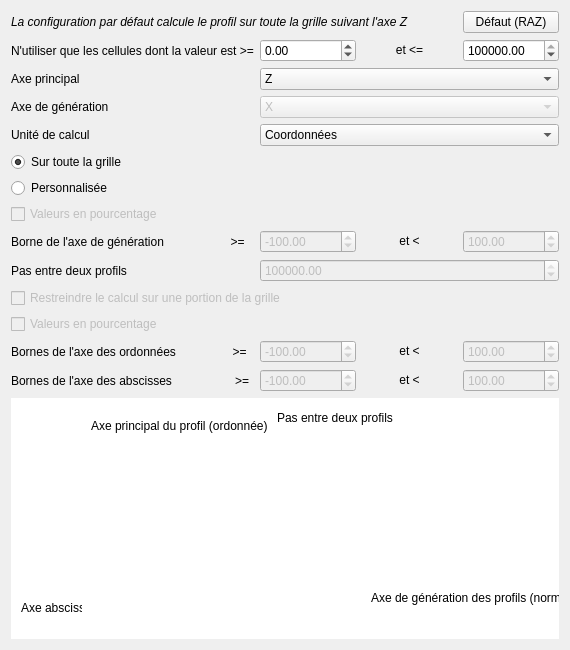
<?xml version="1.0" encoding="UTF-8"?>
<ui version="4.0">
 <class>ComputeProfilesConfiguration</class>
 <widget class="QWidget" name="ComputeProfilesConfiguration">
  <property name="geometry">
   <rect>
    <x>0</x>
    <y>0</y>
    <width>570</width>
    <height>650</height>
   </rect>
  </property>
  <property name="minimumSize">
   <size>
    <width>570</width>
    <height>650</height>
   </size>
  </property>
  <property name="maximumSize">
   <size>
    <width>570</width>
    <height>650</height>
   </size>
  </property>
  <property name="windowTitle">
   <string>Configuration de la génération de profils</string>
  </property>
  <layout class="QVBoxLayout" name="verticalLayout">
   <item>
    <layout class="QGridLayout" name="gridLayout" rowstretch="0,0,0,0,0,0,0,0,0,0,0,0,0,0">
     <item row="9" column="0">
      <widget class="QLabel" name="label_7">
       <property name="text">
        <string>Pas entre deux profils</string>
       </property>
      </widget>
     </item>
     <item row="3" column="1" colspan="3">
      <widget class="QComboBox" name="comboBoxGen">
       <property name="enabled">
        <bool>false</bool>
       </property>
       <item>
        <property name="text">
         <string>X</string>
        </property>
       </item>
       <item>
        <property name="text">
         <string>Y</string>
        </property>
       </item>
      </widget>
     </item>
     <item row="8" column="2">
      <widget class="QLabel" name="label_6">
       <property name="text">
        <string>et &lt;</string>
       </property>
       <property name="alignment">
        <set>Qt::AlignCenter</set>
       </property>
      </widget>
     </item>
     <item row="7" column="0" colspan="4">
      <widget class="QCheckBox" name="checkBoxZValuesInPourcent">
       <property name="enabled">
        <bool>false</bool>
       </property>
       <property name="text">
        <string>Valeurs en pourcentage</string>
       </property>
      </widget>
     </item>
     <item row="0" column="0" colspan="3">
      <widget class="QLabel" name="label_8">
       <property name="text">
        <string>&lt;html&gt;&lt;head/&gt;&lt;body&gt;&lt;p&gt;&lt;span style=&quot; font-style:italic;&quot;&gt;La configuration par défaut calcule le profil sur toute la grille suivant l'axe Z&lt;/span&gt;&lt;/p&gt;&lt;/body&gt;&lt;/html&gt;</string>
       </property>
      </widget>
     </item>
     <item row="2" column="0">
      <widget class="QLabel" name="label_2">
       <property name="text">
        <string>Axe principal</string>
       </property>
      </widget>
     </item>
     <item row="13" column="2">
      <widget class="QLabel" name="label_22">
       <property name="text">
        <string>et &lt;</string>
       </property>
       <property name="alignment">
        <set>Qt::AlignCenter</set>
       </property>
      </widget>
     </item>
     <item row="1" column="0">
      <widget class="QLabel" name="label_3">
       <property name="text">
        <string>N'utiliser que les cellules dont la valeur est &gt;=</string>
       </property>
      </widget>
     </item>
     <item row="10" column="0" colspan="4">
      <widget class="QCheckBox" name="checkBoxPersonalized">
       <property name="enabled">
        <bool>false</bool>
       </property>
       <property name="text">
        <string>Restreindre le calcul sur une portion de la grille</string>
       </property>
      </widget>
     </item>
     <item row="1" column="1">
      <widget class="QDoubleSpinBox" name="doubleSpinBoxMinValue">
       <property name="minimum">
        <double>-999999.000000000000000</double>
       </property>
       <property name="maximum">
        <double>999999.000000000000000</double>
       </property>
      </widget>
     </item>
     <item row="2" column="1" colspan="3">
      <widget class="QComboBox" name="comboBoxOrdonnee">
       <property name="currentIndex">
        <number>2</number>
       </property>
       <item>
        <property name="text">
         <string>X</string>
        </property>
       </item>
       <item>
        <property name="text">
         <string>Y</string>
        </property>
       </item>
       <item>
        <property name="text">
         <string>Z</string>
        </property>
       </item>
      </widget>
     </item>
     <item row="3" column="0">
      <widget class="QLabel" name="label_5">
       <property name="text">
        <string>Axe de génération</string>
       </property>
      </widget>
     </item>
     <item row="1" column="3">
      <widget class="QDoubleSpinBox" name="doubleSpinBoxMaxValue">
       <property name="minimum">
        <double>-999999.000000000000000</double>
       </property>
       <property name="maximum">
        <double>999999.000000000000000</double>
       </property>
       <property name="value">
        <double>999999.000000000000000</double>
       </property>
      </widget>
     </item>
     <item row="8" column="0">
      <widget class="QLabel" name="label_10">
       <property name="text">
        <string>Borne de l'axe de génération                    &gt;=</string>
       </property>
      </widget>
     </item>
     <item row="12" column="0">
      <widget class="QLabel" name="label_9">
       <property name="text">
        <string>Bornes de l'axe des ordonnées                 &gt;=</string>
       </property>
      </widget>
     </item>
     <item row="0" column="3">
      <widget class="QPushButton" name="pushButtonDefaultConfiguration">
       <property name="text">
        <string>Défaut (RAZ)</string>
       </property>
      </widget>
     </item>
     <item row="12" column="2">
      <widget class="QLabel" name="label_12">
       <property name="text">
        <string>et &lt;</string>
       </property>
       <property name="alignment">
        <set>Qt::AlignCenter</set>
       </property>
      </widget>
     </item>
     <item row="5" column="0" colspan="4">
      <widget class="QRadioButton" name="radioButtonAllGrid">
       <property name="text">
        <string>Sur toute la grille</string>
       </property>
       <property name="checked">
        <bool>true</bool>
       </property>
       <attribute name="buttonGroup">
        <string notr="true">buttonGroup</string>
       </attribute>
      </widget>
     </item>
     <item row="13" column="0">
      <widget class="QLabel" name="label_11">
       <property name="text">
        <string>Bornes de l'axe des abscisses                   &gt;=</string>
       </property>
      </widget>
     </item>
     <item row="6" column="0" colspan="4">
      <widget class="QRadioButton" name="radioButtonPersonalized">
       <property name="text">
        <string>Personnalisée</string>
       </property>
       <attribute name="buttonGroup">
        <string notr="true">buttonGroup</string>
       </attribute>
      </widget>
     </item>
     <item row="11" column="0">
      <widget class="QCheckBox" name="checkBoxXYValuesInPourcent">
       <property name="enabled">
        <bool>false</bool>
       </property>
       <property name="text">
        <string>Valeurs en pourcentage</string>
       </property>
      </widget>
     </item>
     <item row="1" column="2">
      <widget class="QLabel" name="label_4">
       <property name="text">
        <string>et &lt;=</string>
       </property>
       <property name="alignment">
        <set>Qt::AlignCenter</set>
       </property>
      </widget>
     </item>
     <item row="4" column="1" colspan="3">
      <widget class="QComboBox" name="comboBoxUnitType">
       <property name="currentText">
        <string>Coordonnées</string>
       </property>
       <property name="currentIndex">
        <number>0</number>
       </property>
       <item>
        <property name="text">
         <string>Coordonnées</string>
        </property>
       </item>
       <item>
        <property name="text">
         <string>Voxel</string>
        </property>
       </item>
      </widget>
     </item>
     <item row="4" column="0">
      <widget class="QLabel" name="label_21">
       <property name="text">
        <string>Unité de calcul</string>
       </property>
      </widget>
     </item>
     <item row="8" column="1">
      <widget class="QDoubleSpinBox" name="doubleSpinBoxMinZ">
       <property name="enabled">
        <bool>false</bool>
       </property>
       <property name="minimum">
        <double>-11000000.000000000000000</double>
       </property>
       <property name="maximum">
        <double>11000000.000000000000000</double>
       </property>
       <property name="value">
        <double>-100.000000000000000</double>
       </property>
      </widget>
     </item>
     <item row="8" column="3">
      <widget class="QDoubleSpinBox" name="doubleSpinBoxMaxZ">
       <property name="enabled">
        <bool>false</bool>
       </property>
       <property name="minimum">
        <double>-11000000.000000000000000</double>
       </property>
       <property name="maximum">
        <double>11000000.000000000000000</double>
       </property>
       <property name="value">
        <double>100.000000000000000</double>
       </property>
      </widget>
     </item>
     <item row="12" column="1">
      <widget class="QDoubleSpinBox" name="doubleSpinBoxMinY">
       <property name="enabled">
        <bool>false</bool>
       </property>
       <property name="minimum">
        <double>-11000000.000000000000000</double>
       </property>
       <property name="maximum">
        <double>11000000.000000000000000</double>
       </property>
       <property name="value">
        <double>-100.000000000000000</double>
       </property>
      </widget>
     </item>
     <item row="12" column="3">
      <widget class="QDoubleSpinBox" name="doubleSpinBoxMaxY">
       <property name="enabled">
        <bool>false</bool>
       </property>
       <property name="minimum">
        <double>-11000000.000000000000000</double>
       </property>
       <property name="maximum">
        <double>11000000.000000000000000</double>
       </property>
       <property name="value">
        <double>100.000000000000000</double>
       </property>
      </widget>
     </item>
     <item row="13" column="1">
      <widget class="QDoubleSpinBox" name="doubleSpinBoxMinX">
       <property name="enabled">
        <bool>false</bool>
       </property>
       <property name="minimum">
        <double>-11000000.000000000000000</double>
       </property>
       <property name="maximum">
        <double>11000000.000000000000000</double>
       </property>
       <property name="value">
        <double>-100.000000000000000</double>
       </property>
      </widget>
     </item>
     <item row="13" column="3">
      <widget class="QDoubleSpinBox" name="doubleSpinBoxMaxX">
       <property name="enabled">
        <bool>false</bool>
       </property>
       <property name="minimum">
        <double>-11000000.000000000000000</double>
       </property>
       <property name="maximum">
        <double>11000000.000000000000000</double>
       </property>
       <property name="value">
        <double>100.000000000000000</double>
       </property>
      </widget>
     </item>
     <item row="9" column="1" colspan="3">
      <widget class="QDoubleSpinBox" name="doubleSpinBoxGenStep">
       <property name="enabled">
        <bool>false</bool>
       </property>
       <property name="minimum">
        <double>1.000000000000000</double>
       </property>
       <property name="maximum">
        <double>999999.000000000000000</double>
       </property>
       <property name="value">
        <double>999999.000000000000000</double>
       </property>
      </widget>
     </item>
    </layout>
   </item>
   <item>
    <widget class="QWidget" name="widget" native="true">
     <property name="styleSheet">
      <string notr="true">background-color: rgb(255, 255, 255);</string>
     </property>
     <widget class="QLabel" name="label">
      <property name="geometry">
       <rect>
        <x>20</x>
        <y>30</y>
        <width>400</width>
        <height>301</height>
       </rect>
      </property>
      <property name="maximumSize">
       <size>
        <width>400</width>
        <height>500</height>
       </size>
      </property>
      <property name="text">
       <string/>
      </property>
      <property name="pixmap">
       <pixmap resource="../../resources.qrc">:/resources/computeprofiles.png</pixmap>
      </property>
      <property name="scaledContents">
       <bool>true</bool>
      </property>
     </widget>
     <widget class="QLabel" name="label_13">
      <property name="geometry">
       <rect>
        <x>80</x>
        <y>20</y>
        <width>181</width>
        <height>16</height>
       </rect>
      </property>
      <property name="styleSheet">
       <string notr="true">background-color: rgb(255, 255, 255);</string>
      </property>
      <property name="text">
       <string>Axe principal du profil (ordonnée)</string>
      </property>
     </widget>
     <widget class="QLabel" name="label_14">
      <property name="geometry">
       <rect>
        <x>360</x>
        <y>190</y>
        <width>211</width>
        <height>20</height>
       </rect>
      </property>
      <property name="styleSheet">
       <string notr="true">background-color: rgb(255, 255, 255);</string>
      </property>
      <property name="text">
       <string>Axe de génération des profils (normal)</string>
      </property>
     </widget>
     <widget class="QLabel" name="label_15">
      <property name="geometry">
       <rect>
        <x>10</x>
        <y>200</y>
        <width>61</width>
        <height>20</height>
       </rect>
      </property>
      <property name="styleSheet">
       <string notr="true">background-color: rgb(255, 255, 255);</string>
      </property>
      <property name="text">
       <string>Axe abscisses</string>
      </property>
     </widget>
     <widget class="QLabel" name="label_16">
      <property name="geometry">
       <rect>
        <x>150</x>
        <y>320</y>
        <width>51</width>
        <height>20</height>
       </rect>
      </property>
      <property name="text">
       <string>Inférieure</string>
      </property>
     </widget>
     <widget class="QLabel" name="label_17">
      <property name="geometry">
       <rect>
        <x>76</x>
        <y>300</y>
        <width>51</width>
        <height>20</height>
       </rect>
      </property>
      <property name="text">
       <string>Supérieure</string>
      </property>
     </widget>
     <widget class="QLabel" name="label_18">
      <property name="geometry">
       <rect>
        <x>240</x>
        <y>300</y>
        <width>51</width>
        <height>20</height>
       </rect>
      </property>
      <property name="text">
       <string>Inférieure</string>
      </property>
     </widget>
     <widget class="QLabel" name="label_19">
      <property name="geometry">
       <rect>
        <x>330</x>
        <y>270</y>
        <width>51</width>
        <height>20</height>
       </rect>
      </property>
      <property name="text">
       <string>Supérieure</string>
      </property>
     </widget>
     <widget class="QLabel" name="label_20">
      <property name="geometry">
       <rect>
        <x>266</x>
        <y>10</y>
        <width>131</width>
        <height>20</height>
       </rect>
      </property>
      <property name="text">
       <string>Pas entre deux profils</string>
      </property>
     </widget>
    </widget>
   </item>
  </layout>
 </widget>
 <resources>
  <include location="../../resources.qrc"/>
 </resources>
 <connections/>
 <buttongroups>
  <buttongroup name="buttonGroup"/>
 </buttongroups>
</ui>
